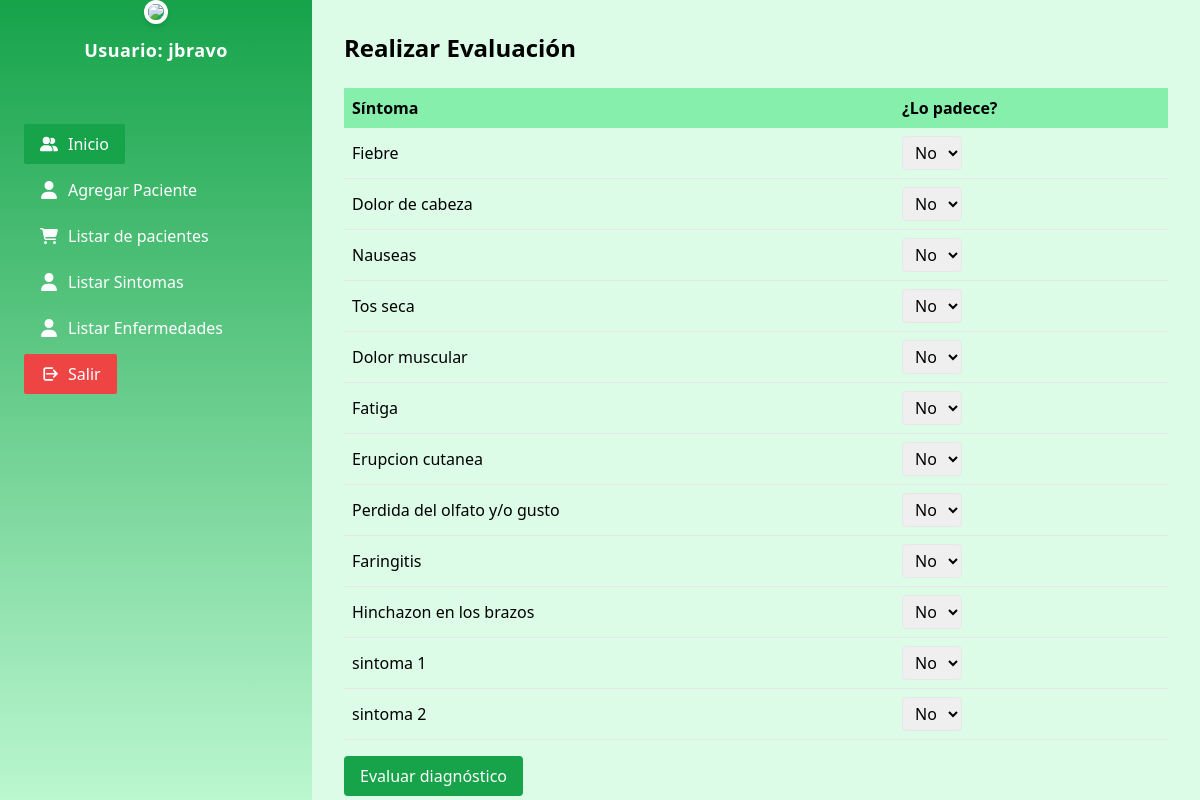
Page /controlador/paciente/realizarEvaluacionController.php (signed in) on the committed database.
### tables this page shows
CREATE TABLE `sintoma` (
  `idsintoma` int(11) NOT NULL,
  `sintoma` varchar(200) NOT NULL,
  `estado` char(1) NOT NULL
);

### modelo/evaluacionModel.php (called while the page is built, shortened)
<?php
class evaluacionModel
{
    private $conn;
    public function __construct()
    {
        include_once(__DIR__ . "/conexion.php");
        $conexion = new Conexion();
        $this->conn = $conexion->conectarbd();
    }
    public function obtenerSintomas()
    {
        $sql = "SELECT * FROM sintoma ORDER BY idsintoma";
        $result = mysqli_query($this->conn, $sql);
        $sintomas = [];
        while ($row = mysqli_fetch_assoc($result)) {
            $sintomas[] = $row;
        }
        return $sintomas;
    }
}
?>

### modelo/conexion.php (called while the page is built, shortened)
<?php
class Conexion
{
    public function conectarbd()
    {
        try {
            $this->conn = new mysqli("localhost", "root", "", "enfermedades_db");
            return $this->conn;
        } catch (Exception $e) {
            echo "Error: " . $e->getMessage();
        }
    }
}
?>

### vista/paciente/realizarEvaluacionView.php (the view, shortened to what this page needs)
<?php
include_once(__DIR__ . "../../compartidos/apartadosViews.php");
class realizarEvaluacionView extends apartadosViews
{
    public function realizarEvaluacion($sintomas)
    {
        ?>
        <!DOCTYPE html>
        <html lang="es">
        <head>
            <script src="https://cdn.tailwindcss.com"></script>
        </head>
        <body>
            <div class="flex h-screen overflow-hidden">
                <div class="relative flex flex-1 flex-col overflow-y-auto overflow-x-hidden">
                    <main class="flex-1 bg-green-100 p-8 text-black">
                        <h1 class="text-2xl font-bold mb-6">Realizar Evaluación</h1>
                        <form id="form-evaluacion">
                            <table class="w-full border-collapse">
                                <tr class="bg-green-300">
                                    <th class="p-2 text-left">Síntoma</th>
                                    <th class="p-2 text-left">¿Lo padece?</th>
                                </tr>
                                <?php foreach ($sintomas as $sintoma) { ?>
                                    <tr class="border-b">
                                        <td class="p-2"><?php echo $sintoma['sintoma']; ?></td>
                                        <td class="p-2">
                                            <select name="respuesta_<?php echo $sintoma['idsintoma']; ?>"
                                                class="border rounded px-2 py-1">
                                                <option value="n">No</option>
                                            </select>
                                        </td>
                                    </tr>
                                <?php } ?>
                            </table>
                            <button type="submit" class="mt-4 bg-green-600 text-white px-4 py-2 rounded hover:bg-green-700">
                                Evaluar diagnóstico
                            </button>
                        </form>
                    </main>
                </div>
            </div>
        </body>
        </html>
        <?php
    }
}
?>

### rows in the picture
sintoma: sintoma "Fiebre", idsintoma "No"
sintoma: sintoma "Dolor de cabeza", idsintoma "No"
sintoma: sintoma "Nauseas", idsintoma "No"
sintoma: sintoma "Tos seca", idsintoma "No"
sintoma: sintoma "Dolor muscular", idsintoma "No"
sintoma: sintoma "Fatiga", idsintoma "No"
sintoma: sintoma "Erupcion cutanea", idsintoma "No"
sintoma: sintoma "Perdida del olfato y/o gusto", idsintoma "No"
sintoma: sintoma "Faringitis", idsintoma "No"
sintoma: sintoma "Hinchazon en los brazos", idsintoma "No"
sintoma: sintoma "sintoma 1", idsintoma "No"
sintoma: sintoma "sintoma 2", idsintoma "No"

### other values in the picture
$_SESSION['usuario'] "jbravo"
